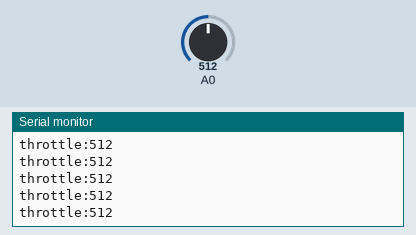
This sketch was run on a simulated Arduino Uno, built with avr-gcc and run on an emulated ATmega328P. On the bench: the last lines printed to the serial monitor. Inputs (shaded band) come from the test bench; at power-on: A0 = 512. No radio packets arrive unless stated.

Above: at 7.2 s.
7.3 s: A0 set to 716
At 7.32 s:
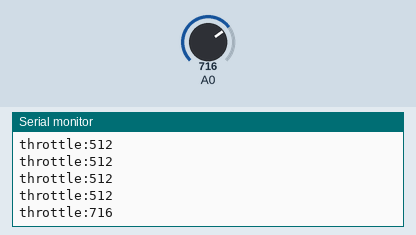
8.8 s: A0 set to 900
At 8.82 s:
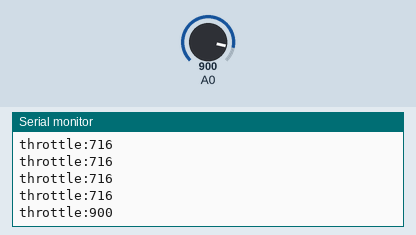
Timing chart, 0 to 11.8 s (numbered marks = the images above; inputs shaded):
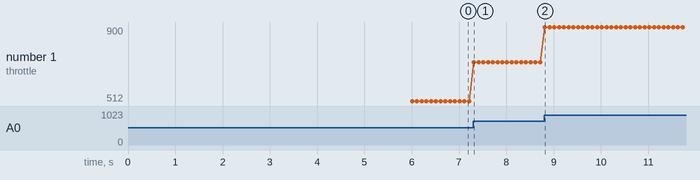

The sketch:

controller.ino
```cpp
#include <Servo.h>
#include <RF24.h>
#include "nRF24L01.h"

byte x;
int y;
RF24 radio(9,10);
byte address[][6] = {"1Node", "2Node", "3Node", "4Node", "5Node", "6Node"}; //возможные номера труб

struct Plane{
  uint16_t throttle;    // Газ
  uint16_t roll;        // Крен
  uint16_t pitch;       // Тангаж
  uint16_t yaw;         // Рысканье
};

Plane plane;


void setup() {
  Serial.begin(9600);
  // INIT RADIO
  radio.begin();
  delay(3000);
  radio.setAutoAck(1);        // режим подтверждения приёма, 1 вкл 0 выкл
  radio.setRetries(10, 30);    // (время между попыткой достучаться, число попыток)
  radio.enableAckPayload();   // разрешить отсылку данных в ответ на входящий сигнал
  radio.setPALevel(RF24_PA_MIN);
  radio.setDataRate (RF24_250KBPS); // скорость обмена. На выбор RF24_2MBPS, RF24_1MBPS, RF24_250KBPS

  radio.stopListening();
  radio.openWritingPipe(address[0]);
  radio.setChannel(0x60);             // выбираем канал (в котором нет шумов!)

  if (radio.write(&plane,sizeof(Plane))){
    Serial.println("Successfully connected");
    delay(3000);
  }else{
    Serial.println("Not connected !");
    delay(5000);
  }

  radio.setPayloadSize(sizeof(Plane));
  radio.openWritingPipe(address[0]);

}

void loop() {
    // plane.throttle = constrain(map(analogRead(A1),525,1023,800,2250),800,2250);
    plane.throttle = analogRead(A0);
    plane.roll = 0;
    plane.pitch = 0;
    plane.yaw = 0;
    // radio.write(&plane, sizeof(Plane));
    Serial.print("throttle:");
    Serial.println(plane.throttle);
    delay(100);

}
```

Measured:
- after the input at 7.3 s, the serial monitor: prints a new line at once (image 1)
- after the input at 8.8 s, the serial monitor: prints a new line at once (image 2)
- plotted number 1: 512 → 716 after the input at 7.3 s, 716 → 900 after the input at 8.8 s
